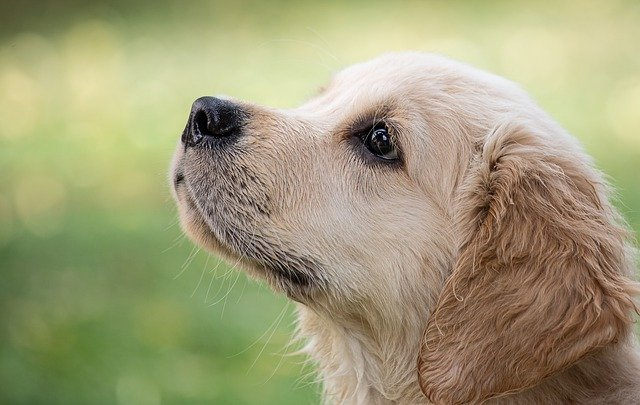
#> input picture dog.jpg, 640 x 405 px
$ jupyter execute '06.크기 조정.ipynb'
#> lines starting #> are read from the running program, lines starting #| are printed output that depends on the picture
# 6.크기 조정
## 이미지
## 고정 크기로 설정

[cell 1]
import cv2
img = cv2.imread('dog.jpg')
#> img is the input picture: shape (405, 640, 3); mean B, G, R 120, 156.6, 160
dst = cv2.resize(img,(400,500))
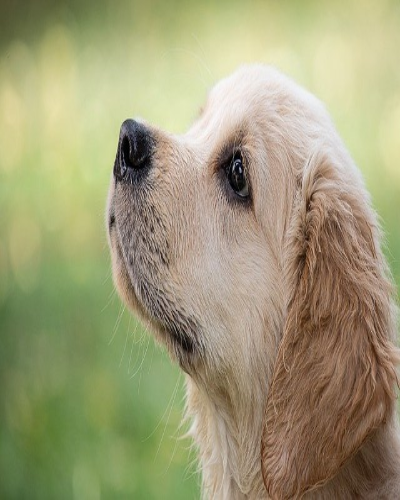
#> dst: shape (500, 400, 3); mean B, G, R 119.9, 156.5, 159.9

cv2.imshow('img',img)
cv2.imshow('resize',dst)
cv2.waitKey(0)
cv2.destroyAllWindows()

# 비율로 조정

[cell 2]
import cv2
img = cv2.imread('dog.jpg')
dst = cv2.resize(img,None, fx=2,fy=2)
#> dst: shape (810, 1280, 3)

cv2.imshow('img',img)
cv2.imshow('resize',dst)
cv2.waitKey(0)
cv2.destroyAllWindows()

# 보간법

### cv2.INTER_AREA : 크기 줄일때 사용
### cv2.INTER_CUBIC : 크기 늘릴때 사용

[cell 3]
import cv2
img = cv2.imread('dog.jpg')
dst = cv2.resize(img,None, fx=2,fy=2,interpolation = cv2.INTER_AREA)

cv2.imshow('img',img)
cv2.imshow('resize',dst)
cv2.waitKey(0)
cv2.destroyAllWindows()

[cell 4]
import cv2
img = cv2.imread('dog.jpg')
dst = cv2.resize(img,None, fx=2,fy=2,interpolation = cv2.INTER_CUBIC)

cv2.imshow('img',img)
cv2.imshow('resize',dst)
cv2.waitKey(0)
cv2.destroyAllWindows()

# 동영상

[cell 5]
#동영상 저장하기
import cv2
cap = cv2.VideoCapture('dog.mp4')

while cap.isOpened():
    ret, frame = cap.read()
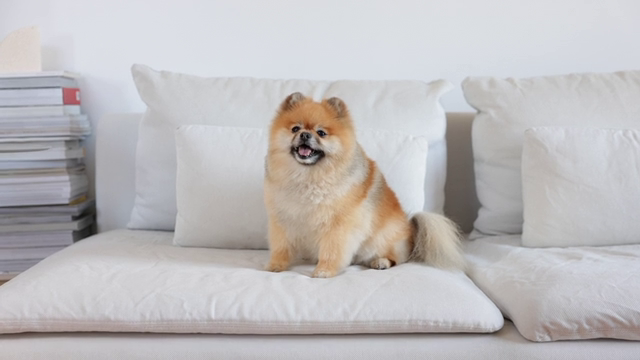
#> input picture frame 24 of dog.mp4, 640 x 360 px
#> frame is the input picture: shape (360, 640, 3); mean B, G, R 188.4, 187.2, 189.8

    if not ret:
        break
    frame_resize = cv2.resize(frame,None,fx=1.5,fy=1.5,interpolation=cv2.INTER_CUBIC)
    cv2.imshow('dog',frame)
    if cv2.waitKey(1)== ord('q'):
#> (key q is pressed here)
        break
cap.release()
cv2.destroyAllWindows()
